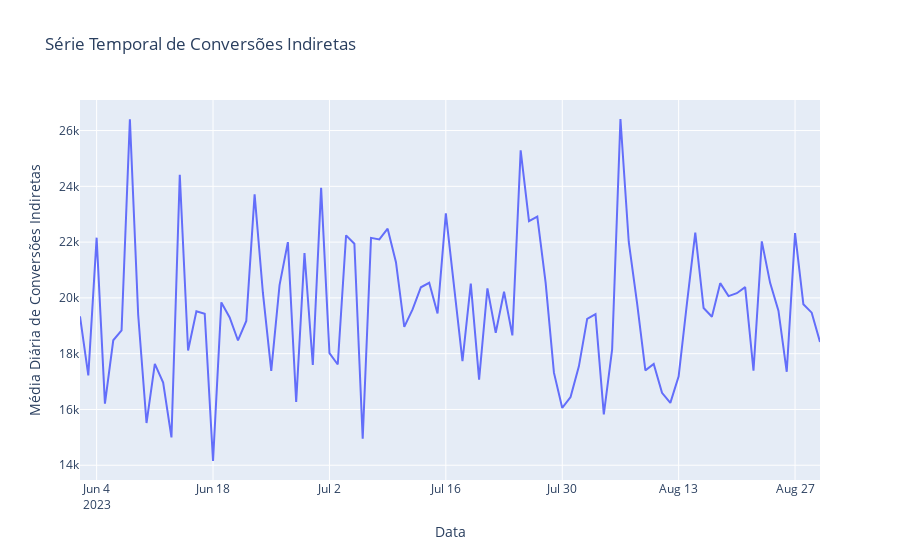

The cell this chart's notebook holds for it:
### Code cell
fig = px.line(df_aux, x="date", y="viewThroughConversions", title="Série Temporal de Conversões Indiretas", hover_name="dia_semana")
fig.update_xaxes(title_text='Data')
fig.update_yaxes(title_text='Média Diária de Conversões Indiretas')

fig.show()

### Figure 1 — Plotly figure (JSON) as saved in the notebook; plotly's stock layout.template omitted (floating-point values rounded to 4 significant figures)
{"data": [{"hovertemplate": "<b>%{hovertext}</b><br><br>date=%{x}<br>viewThroughConversions=%{y}<extra></extra>", "hovertext": ["Sexta", "Sábado", "Domingo", "Segunda", "Terça", "Quarta", "Quinta", "Sexta", "Sábado", "Domingo", "Segunda", "Terça", "Quarta", "Quinta", "Sexta", "Sábado", "Domingo", "Segunda", "Terça", "Quarta", "Quinta", "Sexta", "Sábado", "Domingo", "Segunda", "Terça", "Quarta", "Quinta", "Sexta", "Sábado", "Domingo", "Segunda", "Terça", "Quarta", "Quinta", "Sexta", "Sábado", "Domingo", "Segunda", "Terça", "Quarta", "Quinta", "Sexta", "Sábado", "Domingo", "Segunda", "Terça", "Quarta", "Quinta", "Sexta", "Sábado", "Domingo", "Segunda", "Terça", "Quarta", "Quinta", "Sexta", "Sábado", "Domingo", "Segunda", "Terça", "Quarta", "Quinta", "Sexta", "Sábado", "Domingo", "Segunda", "Terça", "Quarta", "Quinta", "Sexta", "Sábado", "Domingo", "Segunda", "Terça", "Quarta", "Quinta", "Sexta", "Sábado", "Domingo", "Segunda", "Terça", "Quarta", "Quinta", "Sexta", "Sábado", "Domingo", "Segunda", "Terça", "Quarta"], "legendgroup": "", "line": {"color": "#636efa", "dash": "solid"}, "marker": {"symbol": "circle"}, "mode": "lines", "name": "", "orientation": "v", "showlegend": false, "type": "scatter", "x": ["2023-06-02T00:00:00", "2023-06-03T00:00:00", "2023-06-04T00:00:00", "2023-06-05T00:00:00", "2023-06-06T00:00:00", "2023-06-07T00:00:00", "2023-06-08T00:00:00", "2023-06-09T00:00:00", "2023-06-10T00:00:00", "2023-06-11T00:00:00", "2023-06-12T00:00:00", "2023-06-13T00:00:00", "2023-06-14T00:00:00", "2023-06-15T00:00:00", "2023-06-16T00:00:00", "2023-06-17T00:00:00", "2023-06-18T00:00:00", "2023-06-19T00:00:00", "2023-06-20T00:00:00", "2023-06-21T00:00:00", "2023-06-22T00:00:00", "2023-06-23T00:00:00", "2023-06-24T00:00:00", "2023-06-25T00:00:00", "2023-06-26T00:00:00", "2023-06-27T00:00:00", "2023-06-28T00:00:00", "2023-06-29T00:00:00", "2023-06-30T00:00:00", "2023-07-01T00:00:00", "2023-07-02T00:00:00", "2023-07-03T00:00:00", "2023-07-04T00:00:00", "2023-07-05T00:00:00", "2023-07-06T00:00:00", "2023-07-07T00:00:00", "2023-07-08T00:00:00", "2023-07-09T00:00:00", "2023-07-10T00:00:00", "2023-07-11T00:00:00", "2023-07-12T00:00:00", "2023-07-13T00:00:00", "2023-07-14T00:00:00", "2023-07-15T00:00:00", "2023-07-16T00:00:00", "2023-07-17T00:00:00", "2023-07-18T00:00:00", "2023-07-19T00:00:00", "2023-07-20T00:00:00", "2023-07-21T00:00:00", "2023-07-22T00:00:00", "2023-07-23T00:00:00", "2023-07-24T00:00:00", "2023-07-25T00:00:00", "2023-07-26T00:00:00", "2023-07-27T00:00:00", "2023-07-28T00:00:00", "2023-07-29T00:00:00", "2023-07-30T00:00:00", "2023-07-31T00:00:00", "2023-08-01T00:00:00", "2023-08-02T00:00:00", "2023-08-03T00:00:00", "2023-08-04T00:00:00", "2023-08-05T00:00:00", "2023-08-06T00:00:00", "2023-08-07T00:00:00", "2023-08-08T00:00:00", "2023-08-09T00:00:00", "2023-08-10T00:00:00", "2023-08-11T00:00:00", "2023-08-12T00:00:00", "2023-08-13T00:00:00", "2023-08-14T00:00:00", "2023-08-15T00:00:00", "2023-08-16T00:00:00", "2023-08-17T00:00:00", "2023-08-18T00:00:00", "2023-08-19T00:00:00", "2023-08-20T00:00:00", "2023-08-21T00:00:00", "2023-08-22T00:00:00", "2023-08-23T00:00:00", "2023-08-24T00:00:00", "2023-08-25T00:00:00", "2023-08-26T00:00:00", "2023-08-27T00:00:00", "2023-08-28T00:00:00", "2023-08-29T00:00:00", "2023-08-30T00:00:00"], "xaxis": "x", "y": [19341, 17220, 22159, 16208, 18481, 18835, 26406, 19388, 15513, 17633, 16962, 15000, 24415, 18116, 19524, 19434, 14152, 19838, 19301, 18473, 19174, 23710, 20177, 17382, 20460, 22001, 16270, 21607, 17595, 23944, 18019, 17613, 22243, 21941, 14947, 22153, 22097, 22480, 21279, 18960, 19587, 20381, 20541, 19441, 23032, 20388, 17732, 20513, 17071, 20342, 18752, 20218, 18655, 25291, 22753, 22917, 20550, 17320, 16053, 16443, 17547, 19248, 19415, 15826, 18156, 26414, 22004, 19812, 17400, 17631, 16597, 16235, 17186, 19811, 22339, 19638, 19325, 20529, 20065, 20168, 20386, 17393, 22025, 20540, 19540, 17350, 22322, 19774, 19471, 18420], "yaxis": "y"}], "layout": {"legend": {"tracegroupgap": 0}, "title": {"text": "Série Temporal de Conversões Indiretas"}, "xaxis": {"anchor": "y", "domain": [0, 1], "title": {"text": "Data"}}, "yaxis": {"anchor": "x", "domain": [0, 1], "title": {"text": "Média Diária de Conversões Indiretas"}}}}
